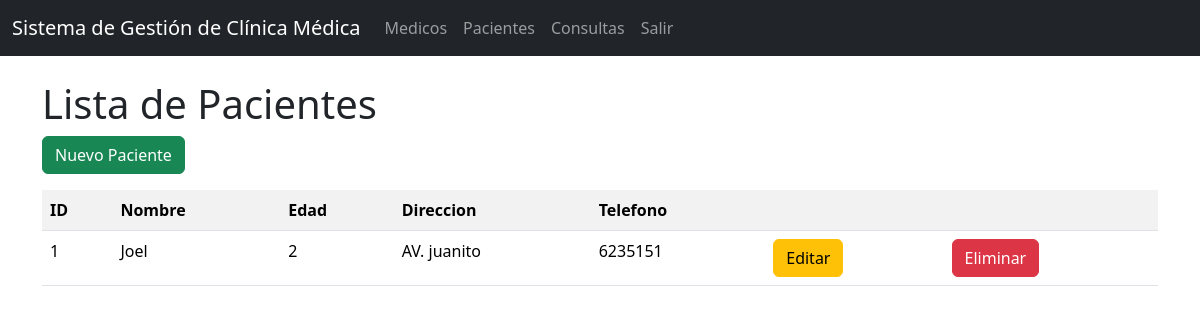
/pacientes/, run on an earlier commit of the app's database.
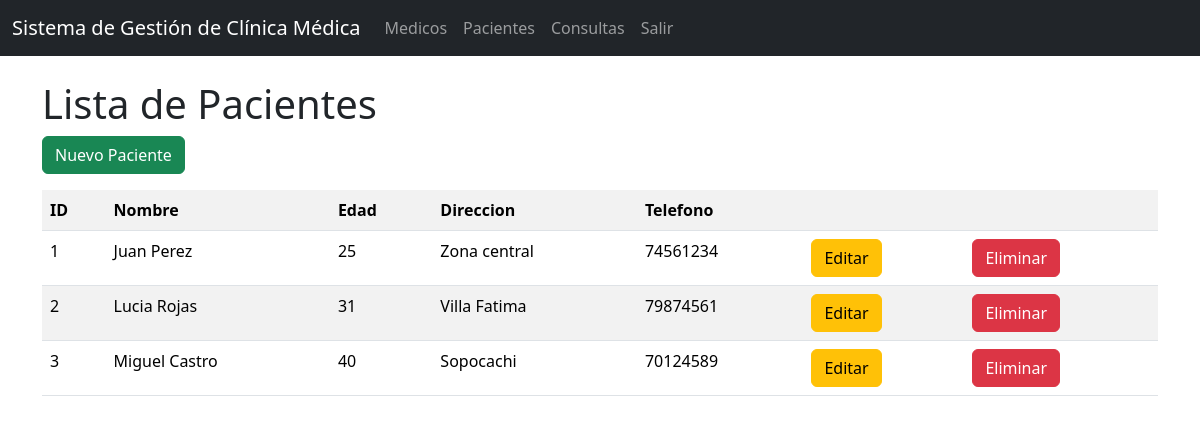
And on a later commit of the database.
### models/Paciente.py (models this page shows, shortened)
class Paciente(db.Model):
    __tablename__ = 'pacientes'
    id_paciente = db.Column(db.Integer, primary_key = True)
    nombre = db.Column(db.String(255), nullable = False)
    edad = db.Column(db.Integer, nullable = False)
    direccion = db.Column(db.String(20), nullable = False)
    telefono = db.Column(db.String(200), nullable = False)
    consultas = db.relationship('Consulta', back_populates='paciente', cascade = 'all, delete')
    @staticmethod
    def get_all():
        return Paciente.query.all()
    def delete(self):
        db.session.delete(self)
        db.session.commit()

### controllers/PacienteController.py (the view)
@paciente_bp.route("/")
def index():
    pacientes = Paciente.get_all()
    return PacienteView.list(pacientes)

### run.py (called while the page is built)
@app.context_processor
def inject_active_path():
    def is_active(path):
        return 'active' if request.path == path else ''
    return (dict(is_active=is_active))

### views/PacienteView.py (called while the page is built)
def list(pacientes):
    return render_template('pacientes/index.html', pacientes = pacientes)

### templates/pacientes/index.html (shortened to what this page needs)
{% extends 'base.html' %}
{% block content %}
<br>
<h1>Lista de Pacientes</h1>
<a href="{{ url_for('paciente.create') }}" class="btn btn-success mb-3">
  Nuevo Paciente
</a>
<table class="table table-striped">
  <tr>
    <th>ID</th>
    <th>Nombre</th>
    <th>Edad</th>
    <th>Direccion</th>
    <th>Telefono</th>
    <th></th>
    <th></th>
  </tr>
  {% for item in pacientes %}
  <tr>
    <td>{{ item.id_paciente }}</td>
    <td>{{ item.nombre }}</td>
    <td>{{ item.edad }}</td>
    <td>{{ item.direccion }}</td>
    <td>{{ item.telefono }}</td>
    <td>
      <a
        href="{{ url_for('paciente.edit', id_paciente=item.id_paciente) }}"
        class="btn btn-warning"
      >
        Editar
      </a>
    </td>
    <td>
      <a
        href="{{ url_for('paciente.delete', id_paciente=item.id_paciente) }}"
        class="btn btn-danger"
      >
        Eliminar
      </a>
    </td>
  </tr>
  {% endfor %}
</table>
{% endblock %}

What changed in the data, as far as the page shows it:
changed Paciente id 1: nombre "Joel" → "Juan Perez"; edad "2" → "25"; direccion "AV. juanito" → "Zona central"; telefono "6235151" → "74561234"
added Paciente: id_paciente "2", nombre "Lucia Rojas", edad "31", direccion "Villa Fatima", telefono "79874561"
added Paciente: id_paciente "3", nombre "Miguel Castro", edad "40", direccion "Sopocachi", telefono "70124589"
